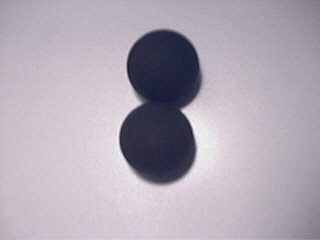
//> input picture JavaCVTest/app/libs/samples/BlackBalls.jpg, 320 x 240 px, given in place of shaky.mp4, which was not available
$ ./VideoStabilizer   (built with g++ and OpenCV 4)
//> lines starting //> are read from the running program, lines starting //| are printed output that depends on the picture; pictures that were not available may be replaced by others from this repository, and a replacement may not be noted
// [13 lines of licence text are left out]

#include <opencv2/opencv.hpp>
#include <iostream>
#include <cassert>
#include <cmath>
#include <fstream>
using namespace std;
using namespace cv;

// This video stablisation smooths the global trajectory using a sliding average window
//const int SMOOTHING_RADIUS = 15;
// In frames. The larger the more stable the video, but less reactive to sudden panning

const int HORIZONTAL_BORDER_CROP = 20;

// In pixels. Crops the border to reduce the black borders from stabilisation being too noticeable.
// 1. Get previous to current frame transformation (dx, dy, da) for all frames
// 2. Accumulate the transformations to get the image trajectory
// 3. Smooth out the trajectory using an averaging window
// 4. Generate new set of previous to current transform, such that the trajectory ends up being the same as the smoothed trajectory
// 5. Apply the new transformation to the video

struct TransformParam {
    TransformParam() {}

    TransformParam(double _dx, double _dy, double _da) {
        dx = _dx;
        dy = _dy;
        da = _da;
    }

    double dx;
    double dy;
    double da; // angle
};

struct Trajectory {
    Trajectory() {}

    Trajectory(double _x, double _y, double _a) {
        x = _x;
        y = _y;
        a = _a;
    }

    // "+"
    friend Trajectory operator+(const Trajectory &c1, const Trajectory &c2) {
        return Trajectory(c1.x + c2.x, c1.y + c2.y, c1.a + c2.a);
    }

    //"-"
    friend Trajectory operator-(const Trajectory &c1, const Trajectory &c2) {
        return Trajectory(c1.x - c2.x, c1.y - c2.y, c1.a - c2.a);
    }

    //"*"
    friend Trajectory operator*(const Trajectory &c1, const Trajectory &c2) {
        return Trajectory(c1.x * c2.x, c1.y * c2.y, c1.a * c2.a);
    }

    //"/"
    friend Trajectory operator/(const Trajectory &c1, const Trajectory &c2) {
        return Trajectory(c1.x / c2.x, c1.y / c2.y, c1.a / c2.a);
    }

    //"="
    Trajectory operator=(const Trajectory &rx) {
        x = rx.x;
        y = rx.y;
        a = rx.a;
        return Trajectory(x, y, a);
    }

    double x;
    double y;
    double a; // angle
};

//
int main(int argc, char **argv) {
    VideoCapture cap("res/shaky.mp4");
    assert(cap.isOpened());

    Mat cur, cur_grey;
    Mat prev, prev_grey;

    cap >> prev; //get the first frame.ch
//> prev is the input picture: 240 rows x 320 cols, CV_8UC3; mean B, G, R 179.7, 167.9, 176.6
    cvtColor(prev, prev_grey, COLOR_BGR2GRAY);
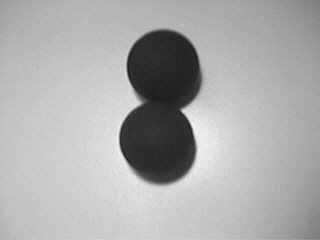
//> prev_grey: 240 rows x 320 cols, CV_8UC1; min 26, max 248, mean 171.9

    int w = prev.cols;
//> w = 320
    int h = prev.rows;
//> h = 240
    VideoWriter outputVideo("after_1.mp4", CV_FOURCC('X','2','6','4'), 30, Size(w, h), true);


    // Step 1 - Get previous to current frame transformation (dx, dy, da) for all frames
    vector<TransformParam> prev_to_cur_transform; // previous to current
    // Accumulated frame to frame transform
    double a = 0;
    double x = 0;
    double y = 0;
    // Step 2 - Accumulate the transformations to get the image trajectory
    vector<Trajectory> trajectory; // trajectory at all frames
    //
    // Step 3 - Smooth out the trajectory using an averaging window
    vector<Trajectory> smoothed_trajectory; // trajectory at all frames
    Trajectory X;//posteriori state estimate
    Trajectory X_;//priori estimate
    Trajectory P;// posteriori estimate error covariance
    Trajectory P_;// priori estimate error covariance
    Trajectory K;//gain
    Trajectory z;//actual measurement
    double pstd = 4e-3;//can be changed
    double cstd = 0.25;//can be changed
    Trajectory Q(pstd, pstd, pstd);// process noise covariance
    Trajectory R(cstd, cstd, cstd);// measurement noise covariance
    // Step 4 - Generate new set of previous to current transform, such that the trajectory ends up being the same as the smoothed trajectory
    vector<TransformParam> new_prev_to_cur_transform;
    //
    // Step 5 - Apply the new transformation to the video
    //cap.set(CV_CAP_PROP_POS_FRAMES, 0);
    Mat T(2, 3, CV_64F);


    int vert_border = HORIZONTAL_BORDER_CROP * prev.rows / prev.cols; // get the aspect ratio correct
//> vert_border = 15

    int k = 1;
    int max_frames = cap.get(CV_CAP_PROP_FRAME_COUNT);
    Mat last_T;
    Mat prev_grey_, cur_grey_;

    while (true) {

        cap >> cur;
        if (cur.data == NULL) {
            break;
        }

        cvtColor(cur, cur_grey, COLOR_BGR2GRAY);

        // vector from prev to cur
        vector<Point2f> prev_corner, cur_corner;
        vector<Point2f> prev_corner2, cur_corner2;
        vector<uchar> status;
        vector<float> err;

        //detect coner & get optical flow
        //추적 포인트를 결정하고, Lucas-Kanade Optical Flow를 이용해 반복적으로 점을 추적한다
        goodFeaturesToTrack(prev_grey, prev_corner, 200, 0.01, 30);
//> prev_corner = 12 Points (x, y): [182, 110], [140, 103], [130, 167], [120, 128], [134, 43], [191, 168], [200, 80], [186, 36], [160, 187], [80, 192], [216, 142], [84, 130]
        calcOpticalFlowPyrLK(prev_grey, cur_grey, prev_corner, cur_corner, status, err);
//> cur_corner has the same summary as prev_corner; status = [1, 1, 1, 1, 1, 1, 1, 1, 1, 1, 1, 1]

        // weed out bad matches
        for (size_t i = 0; i < status.size(); i++) {
            if (status[i]) {
                prev_corner2.push_back(prev_corner[i]);
                cur_corner2.push_back(cur_corner[i]);
            }
        }
//> this loop made 12 passes

        // translation + rotation only
        Mat T = estimateRigidTransform(prev_corner2, cur_corner2,
                                       false); // false = rigid transform, no scaling/shearing
//> T = [[1, 0, 0], [0, 1, 0]]

        // in rare cases no transform is found. We'll just use the last known good transform.
        if (T.data == NULL) {
            last_T.copyTo(T);
        }

        T.copyTo(last_T);
//> last_T = [[1, 0, 0], [0, 1, 0]]

        // decompose T
        double dx = T.at<double>(0, 2);
//> dx = 0
        double dy = T.at<double>(1, 2);
//> dy = 0
        double da = atan2(T.at<double>(1, 0), T.at<double>(0, 0));
//> da = 0
        //
        //prev_to_cur_transform.push_back(TransformParam(dx, dy, da));

        //
        // Accumulated frame to frame transform
        x += dx;
//> x = 0
        y += dy;
//> y = 0
        a += da;
//> a = 0
        //
        //trajectory.push_back(Trajectory(x,y,a));
        z = Trajectory(x, y, a);
        //
        if (k == 1) {
            // intial guesses
            X = Trajectory(0, 0, 0); //Initial estimate,  set 0
            P = Trajectory(1, 1, 1); //set error variance,set 1
        } else {
            //time update（prediction）
            X_ = X; //X_(k) = X(k-1);
            P_ = P + Q; //P_(k) = P(k-1)+Q;
            // measurement update（correction）
            K = P_ / (P_ + R); //gain;K(k) = P_(k)/( P_(k)+R );
            X = X_ + K * (z - X_); //z-X_ is residual,X(k) = X_(k)+K(k)*(z(k)-X_(k));
            P = (Trajectory(1, 1, 1) - K) * P_; //P(k) = (1-K(k))*P_(k);
        }

        // target - current
        double diff_x = X.x - x;//
//> diff_x = 0
        double diff_y = X.y - y;
//> diff_y = 0
        double diff_a = X.a - a;
//> diff_a = 0

        dx = dx + diff_x;
        dy = dy + diff_y;
        da = da + diff_a;

        T.at<double>(0, 0) = cos(da);
        T.at<double>(0, 1) = -sin(da);
        T.at<double>(1, 0) = sin(da);
        T.at<double>(1, 1) = cos(da);

        T.at<double>(0, 2) = dx;
        T.at<double>(1, 2) = dy;

        Mat cur2;

        warpAffine(prev, cur2, T, cur.size());

        cur2 = cur2(Range(vert_border, cur2.rows - vert_border),
                    Range(HORIZONTAL_BORDER_CROP, cur2.cols - HORIZONTAL_BORDER_CROP));
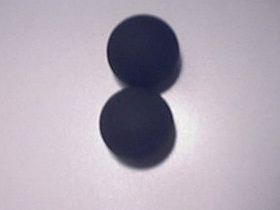
//> cur2: 210 rows x 280 cols, CV_8UC3; mean B, G, R 178.5, 166.6, 175

        // Resize cur2 back to cur size, for better side by side comparison
        resize(cur2, cur2, cur.size());
//> cur2: 240 rows x 320 cols, CV_8UC3

        // Now draw the original and stablised side by side for coolness
        Mat canvas = Mat::zeros(cur.rows, cur.cols * 2 + 10, cur.type());

		prev.copyTo(canvas(Range::all(), Range(0, cur2.cols)));
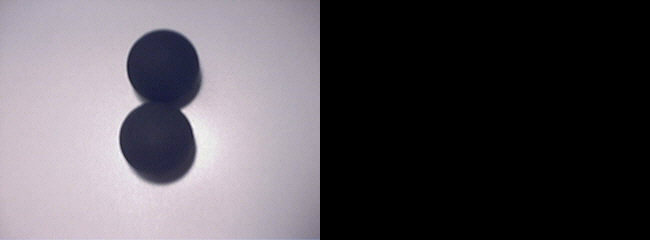
//> canvas: 240 rows x 650 cols, CV_8UC3; mean B, G, R 88.5, 82.6, 87
		cur2.copyTo(canvas(Range::all(), Range(cur2.cols + 10, cur2.cols * 2 + 10)));
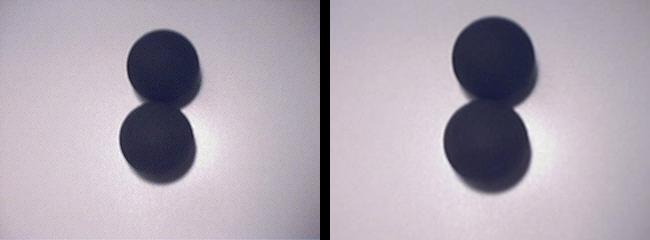
//> canvas: 240 rows x 650 cols, CV_8UC3; mean B, G, R 176.3, 164.6, 173.1

//        // Only stabilized video : No compare
//        Mat canvas = Mat::zeros(cur.rows, cur.cols, cur.type());
//        cur2.copyTo(canvas(Range::all(), Range(0, cur2.cols)));

        // for compare video
        if (canvas.cols > 1920) {
            resize(canvas, canvas, Size(canvas.cols / 2, canvas.rows / 2));
        }

        imshow("before and after", canvas);
        waitKey(10);
        //
        prev = cur.clone();//cur.copyTo(prev);
        cur_grey.copyTo(prev_grey);

        cout << "Frame: " << k << "/" << max_frames << " - good optical flow: " << prev_corner2.size() << endl;
//| Frame: 1/1 - good optical flow: 12
        k++;

//        resize(cur2, cur2, Size(prev.cols, prev.rows));
        outputVideo.write(cur2);
    }
    return 0;
}
